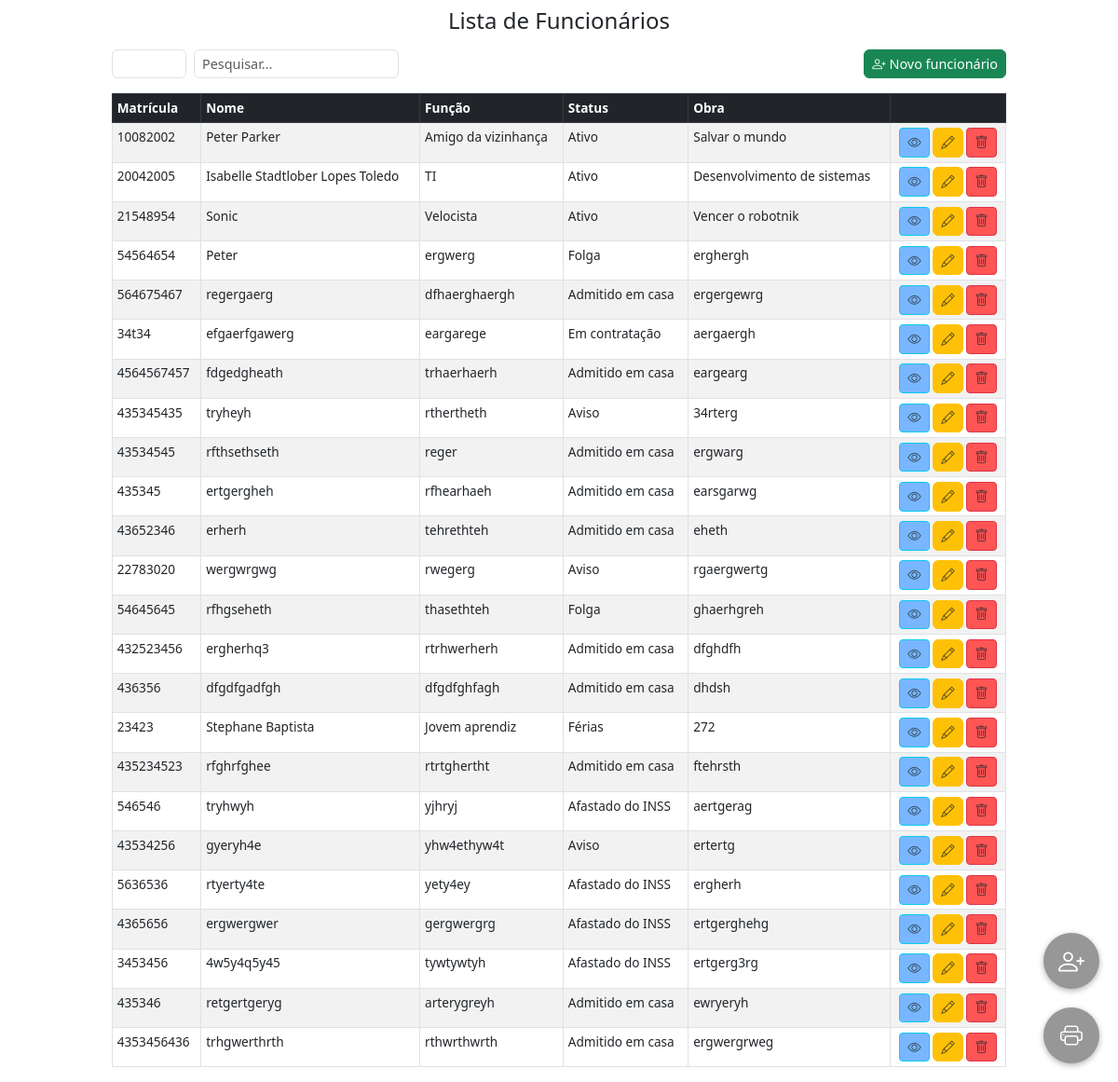
/listar/ (signed in), run on an earlier commit of the app's database.
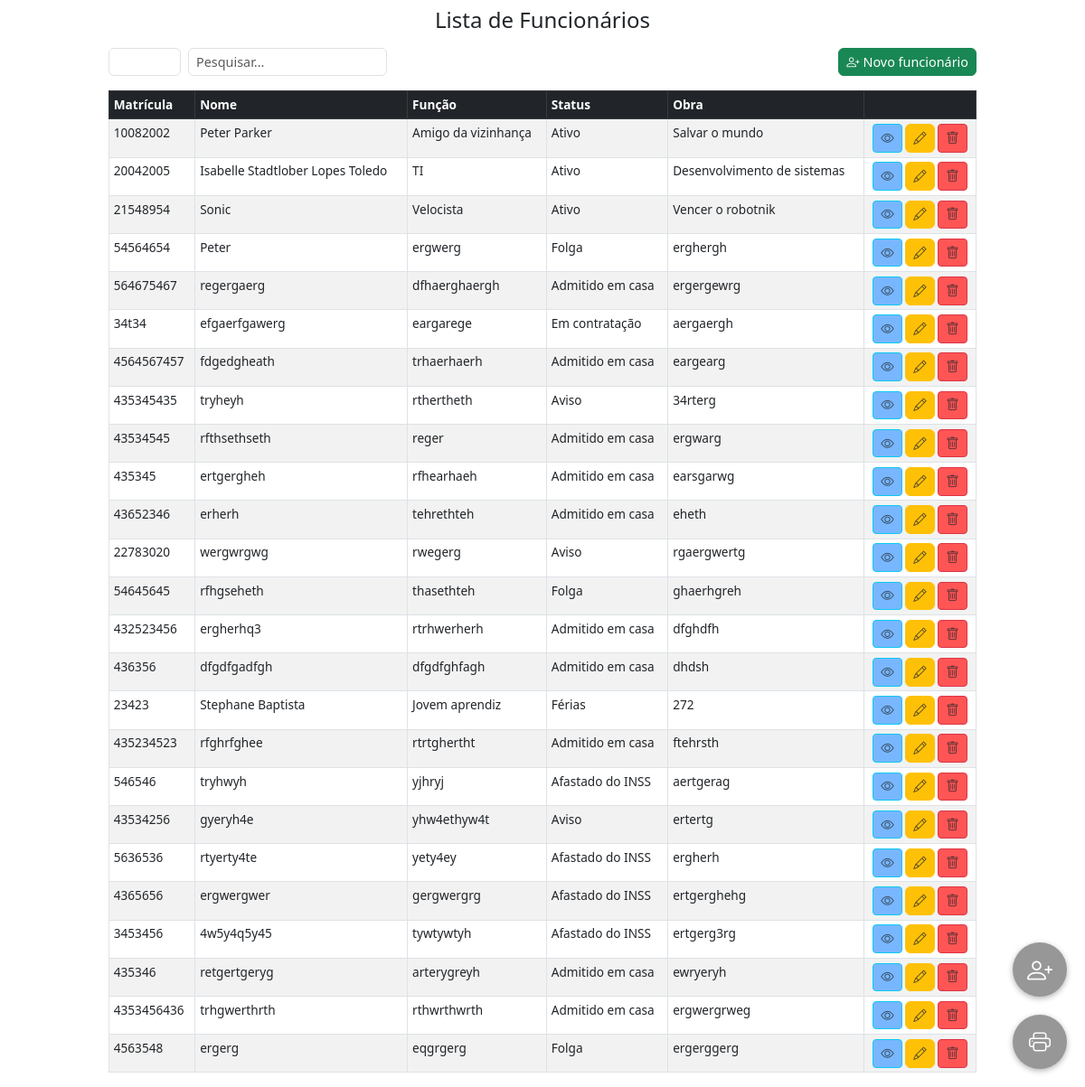
And on a later commit of the database.
### core/models.py (models this page shows, shortened)
class Funcionario(models.Model):
    matricula = models.CharField(max_length=100, default='', primary_key=True)
    data_nascimento = models.DateField(null=True, blank=True)
    nome = models.CharField(max_length=100, default='')
    funcao = models.CharField( max_length=100, verbose_name="Função", default='')
    nivel_funcao = models.IntegerField(choices=NIVEL_FUNCAO_CHOICES, default=1)
    status = models.CharField(max_length=2, choices=STATUS_CHOICES, default='A')
    obra = models.CharField(max_length=150, default='')
    foto = models.ImageField(upload_to='fotos_funcionarios/', blank=True, null=True)
    cpf = models.CharField(max_length=14, blank=True, null=True)
    data_admissao = models.DateField(null=True, blank=True)
    cep = models.CharField(max_length=9, blank=True, null=True)
    logradouro = models.CharField(max_length=255, blank=True, null=True)
    numero = models.CharField(max_length=10, blank=True, null=True)
    complemento = models.CharField(max_length=100, blank=True, null=True)
    bairro = models.CharField(max_length=100, blank=True, null=True)
    cidade = models.CharField(max_length=100, blank=True, null=True)
    uf = models.CharField(max_length=2, blank=True, null=True)
    ordem_servico = models.FileField(upload_to='ordens_servico/', blank=True, null=True)
    contrato_trabalho = models.FileField(upload_to='contratos_trabalho/', blank=True, null=True)
    @property
    def idade(self):
        if not self.data_nascimento:
            return None
        hoje = date.today()
        return hoje.year - self.data_nascimento.year - ((hoje.month, hoje.day) < (self.data_nascimento.month, self.data_nascimento.day))

### core/views.py (the view)
class ListFuncionario(LoginRequiredMixin, ListView):
    login_url = 'login'  # <- usa o nome da rota definida no urls.py
    template_name = 'index.html'
    model = Funcionario
    context_object_name = 'funcionarios'
    def get_queryset(self):
        queryset = super().get_queryset()
        search = self.request.GET.get('search')
        if search:
            queryset = queryset.filter(nome__icontains=search)
        quantidade = self.request.GET.get('quantidade')
        if quantidade and quantidade.isdigit():
            queryset = queryset[:int(quantidade)]
        return queryset
    def dispatch(self, request, *args, **kwargs):
        print(">>> ListFuncionario.dispatch — user:", request.user, "is_authenticated:", request.user.is_authenticated)
        return super().dispatch(request, *args, **kwargs)
    def get_context_data(self, **kwargs):
        context = super().get_context_data(**kwargs)
        def calcula_idade(data_nascimento):
            if not data_nascimento:
                return None
            hoje = date.today()
            return hoje.year - data_nascimento.year - (
                (hoje.month, hoje.day) < (data_nascimento.month, data_nascimento.day)
            )
        funcionarios_com_idade = []
        for f in context['funcionarios']:
            idade = calcula_idade(f.data_nascimento)
            funcionarios_com_idade.append({'funcionario': f, 'idade': idade})
        context['funcionarios_com_idade'] = funcionarios_com_idade
        context['form'] = FuncionarioForm()
        context['search'] = self.request.GET.get('search', '')
        context['quantidade'] = self.request.GET.get('quantidade', '')
        return context

### core/templatetags/form_tags.py (called while the page is built)
@register.filter(name='add_class')
def add_class(field, css_class):
    return field.as_widget(attrs={"class": css_class})

### core/templates/index.html (shortened to what this page needs)
{% extends 'base.html' %}
{% block content %}
{% load static %}
{% load form_tags %}
<div class="container mt-3 px-0 ">
    <div class="no-print mb-3">
        <form method="get" class="d-flex flex-wrap align-items-center justify-content-between w-100">
            <div class="d-flex flex-wrap align-items-center gap-2">
                <input type="number" name="quantidade" min="1" class="form-control input-quantidade"
                    value="{{ request.GET.quantidade }}" oninput="this.form.submit()">
                <input id="searchInput" type="search" name="search" class="form-control input-pesquisa"
                    placeholder="Pesquisar..." value="{{ request.GET.search }}">
            </div>
            <div>
                <button type="button" class="btn btn-success" data-bs-toggle="modal" data-bs-target="#funcionarioModal"
                    onclick="setCreateMode()">
                    <i class="bi bi-person-plus"></i> Novo funcionário
                </button>
            </div>
        </form>
    </div>
    <div id="content-to-print">
        <table class="table table-bordered table-striped">
            <thead class="table-dark">
                <tr>
                    <th scope="col" class="matricula-col">Matrícula</th>
                    <th scope="col">Nome</th>
                    <th scope="col">Função</th>
                    <th scope="col">Status</th>
                    <th scope="col">Obra</th>
                    <th class="no-print"></th>
                </tr>
            </thead>
            <tbody>
                {% for funcionario in funcionarios %}
                <tr>
                    <td class="matricula-col">{{ funcionario.matricula }}</td>
                    <td>{{ funcionario.nome }}</td>
                    <td>{{ funcionario.funcao }}</td>
                    <td>{{ funcionario.get_status_display }}</td>
                    <td>{{ funcionario.obra }}</td>
                    <td class="text-center no-print">
                        <button type="button" class="btn btn-sm btn-info text-white" style="background-color: #78b7ff;"
                            data-bs-toggle="modal" data-bs-target="#viewModal{{ funcionario.matricula }}">
                            <i class="bi bi-eye text-muted"></i>
                        </button>
                        <button type="button" class="btn btn-warning text-white" data-bs-toggle="modal"
                            data-bs-target="#funcionarioModal" data-matricula="{{ funcionario.matricula }}"
                            data-data-nascimento="{{ funcionario.data_nascimento|date:'Y-m-d' }}"
                            data-nome="{{ funcionario.nome }}" data-cpf="{{ funcionario.cpf }}"
                            data-funcao="{{ funcionario.funcao }}" data-nivel_funcao="{{ funcionario.nivel_funcao }}"
                            data-status="{{ funcionario.status }}" data-obra="{{ funcionario.obra }}"
                            data-data_admissao="{{ funcionario.data_admissao|date:'Y-m-d' }}"
                            data-cep="{{ funcionario.cep }}" data-logradouro="{{ funcionario.logradouro }}"
                            data-bairro="{{ funcionario.bairro }}" data-cidade="{{ funcionario.cidade }}"
                            data-uf="{{ funcionario.uf }}" data-numero="{{ funcionario.numero }}"
                            data-complemento="{{ funcionario.complemento }}" {%if funcionario.foto %}
                            data-foto-url="{{ funcionario.foto.url }}" {% else %} data-foto-url="" {% endif %}
                            data-ordem-servico-existe="{% if funcionario.ordem_servico %}true{% else %}false{% endif %}"
                            data-contrato-trabalho-existe="{% if funcionario.contrato_trabalho %}true{% else %}false{% endif %}"
                            onclick="handleEditClick(this)">
                            <i class="bi bi-pencil text-muted"></i>
                        </button>
                        <button type="button" class="btn btn-sm btn-danger text-white"
                            style="background-color: #ff5555;" data-bs-toggle="modal"
                            data-bs-target="#deleteModal{{ funcionario.matricula }}">
                            <i class="bi bi-trash text-muted"></i>
                        </button>
                    </td>
                </tr>
                {% empty %}
                <tr>
                    <td colspan="5" class="text-center">Nenhum funcionário cadastrado.</td>
                </tr>
                {% endfor %}
            </tbody>
        </table>
    </div>
</div>
<a href="#" id="btn-cadastrar-usuario" title="Cadastrar Usuário">
    <i class="bi bi-person-plus"></i>
</a>
<a href="#" id="print-pdf" title="Imprimir PDF">
    <i class="bi bi-printer"></i>
</a>
{% endblock %}

### templates/base.html (shortened to what this page needs)
{% load static %}
<!DOCTYPE html>
<html lang="pt-br">
<head>
    <link href="https://cdn.jsdelivr.net/npm/bootstrap@5.3.0/dist/css/bootstrap.min.css" rel="stylesheet" />
    <link rel="stylesheet" href="https://cdn.jsdelivr.net/npm/bootstrap-icons@1.11.3/font/bootstrap-icons.min.css" />
</head>
<body>
    <div class="container mt-2">
        <h2 class="text-center">{% block header %}Lista de Funcionários{% endblock %}</h2>
    </div>
    {% block content %}{% endblock %}
</body>
</html>

### templates/base.html (style rules this page uses)
body { font-size: 0.9rem; overflow-x: hidden; }
h2 { font-size: 1.5rem; }
.form-control, .btn { padding: 0.25rem 0.5rem; font-size: 0.9rem; }
table th, table td { padding: 0.3rem !important; font-size: 0.85rem; }
.container { max-width: 960px; }
#print-pdf { position: fixed; bottom: 20px; right: 20px; background-color: #979797; color: white; border-radius: 50%; width: 60px; height: 60px; display: flex; align-items: center; justify-content: center; font-size: 24px; text-decoration: none; box-shadow: 0 2px 6px rgba(0, 0, 0, 0.3); z-index: 1050; }
#btn-cadastrar-usuario { position: fixed; bottom: 100px; right: 20px; background-color: #979797; color: white; border-radius: 50%; width: 60px; height: 60px; display: flex; align-items: center; justify-content: center; font-size: 28px; text-decoration: none; box-shadow: 0 2px 6px rgba(0, 0, 0, 0.3); z-index: 1050; }
.input-quantidade { width: 80px; min-width: 80px; max-width: 80px; }
.input-pesquisa { width: 220px; min-width: 220px; max-width: 220px; }

What changed in the data, as far as the page shows it:
added Funcionario: matricula "4563548", nome "ergerg", funcao "eqgrgerg", status "Folga", obra "ergerggerg"
